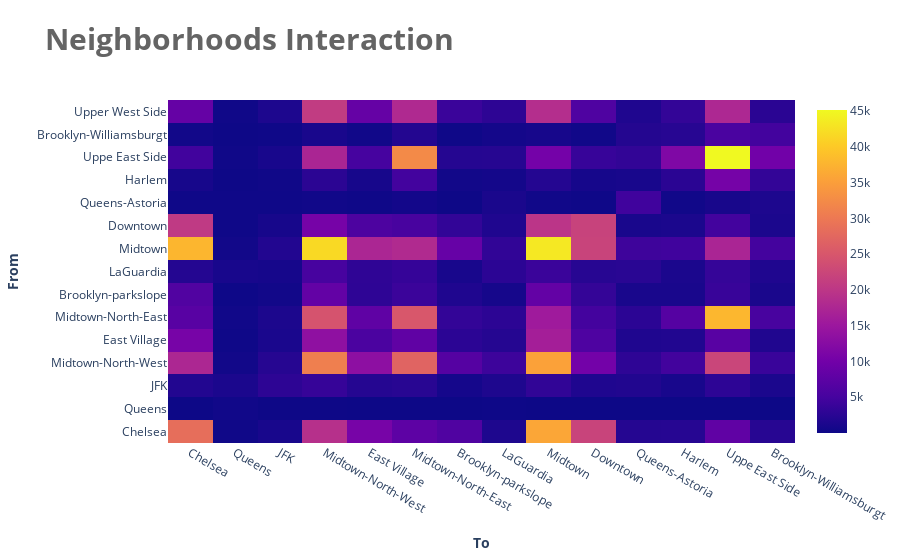

Here is the notebook cell this chart was saved with:
### Code cell
import plotly.offline as py
import plotly.graph_objs as go
py.init_notebook_mode(connected=True)

trace = go.Heatmap(z= np.array(rides_df.values),
                  x = rides_df.columns[:-1],
                  y = rides_df.columns)
layout = dict(
    title = ' <b>Neighborhoods Interaction</b>',
    titlefont = dict(
    size = 30,
    color = ('rgb(100,100,100)')),
    margin = dict(t=100,r=100,b=100,l=150),
    yaxis = dict(
        title = ' <b> From </b>'),
    xaxis = dict(
        title = '<b> To </b>')
)
data=[trace]
fig = go.Figure(data=data, layout=layout)
py.iplot(fig, filename='labelled-heatmap')

### Figure 1 — Plotly figure (JSON) as saved in the notebook; plotly's stock layout.template omitted (floating-point values rounded to 4 significant figures; data arrays with more than 128 entries replaced by an {"elided": "..."} marker saying what was removed)
{"data": [{"type": "heatmap", "x": ["Chelsea", "Queens", "JFK", "Midtown-North-West", "East Village", "Midtown-North-East", "Brooklyn-parkslope", "LaGuardia", "Midtown", "Downtown", "Queens-Astoria", "Harlem", "Uppe East Side", "Brooklyn-Williamsburgt"], "y": ["Chelsea", "Queens", "JFK", "Midtown-North-West", "East Village", "Midtown-North-East", "Brooklyn-parkslope", "LaGuardia", "Midtown", "Downtown", "Queens-Astoria", "Harlem", "Uppe East Side", "Brooklyn-Williamsburgt", "Upper West Side"], "z": {"elided": "15x15 int values"}}], "layout": {"margin": {"b": 100, "l": 150, "r": 100, "t": 100}, "title": {"font": {"color": "rgb(100,100,100)", "size": 30}, "text": " <b>Neighborhoods Interaction</b>"}, "xaxis": {"title": {"text": "<b> To </b>"}}, "yaxis": {"title": {"text": " <b> From </b>"}}}}
